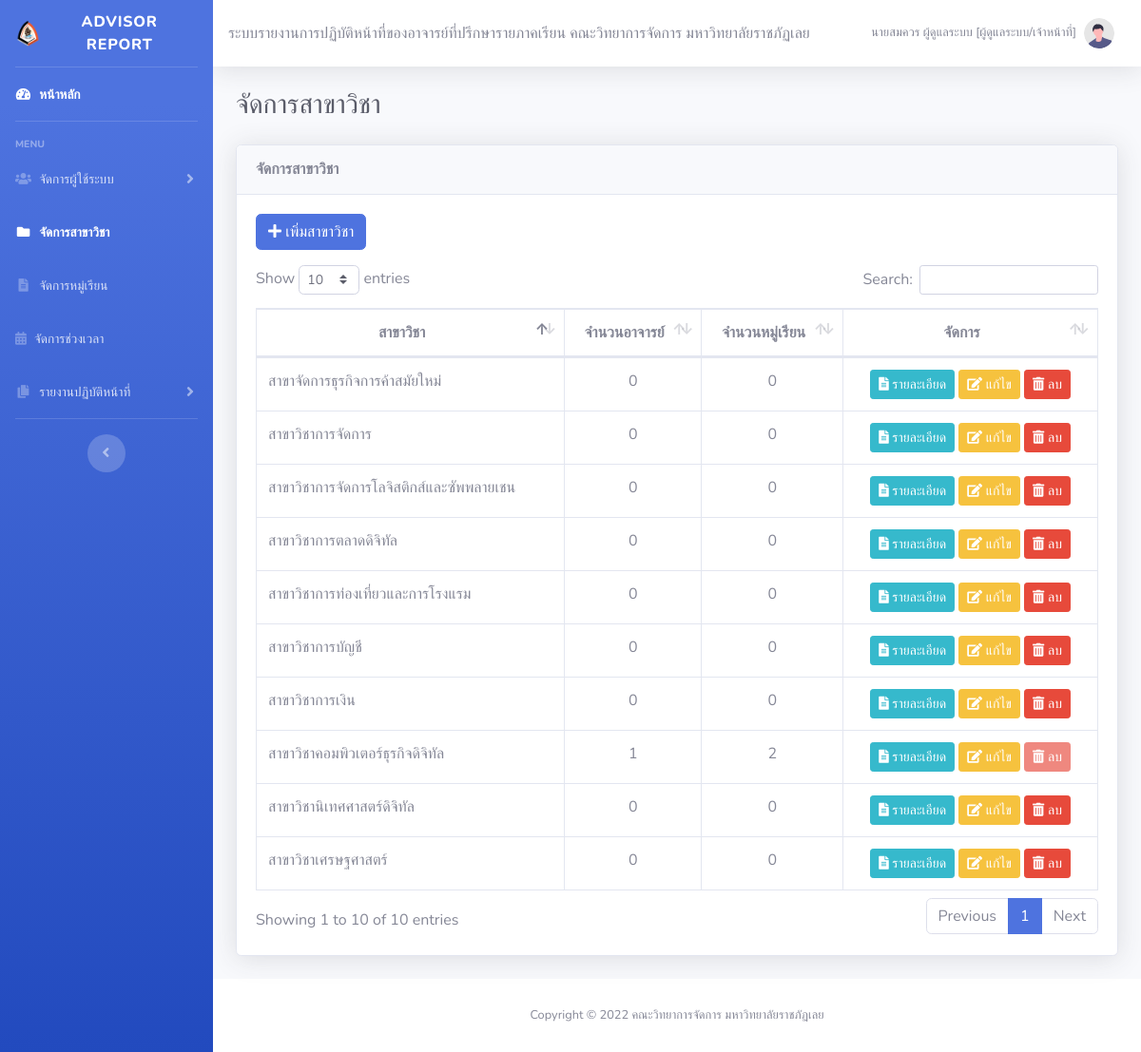
/field.php (signed in), run on the app's committed database.
### tables this page shows
CREATE TABLE `tb_user` (
  `user_id` int(11) NOT NULL COMMENT 'รหัสผู้ใช้',
  `user_username` varchar(50) NOT NULL COMMENT 'ชื่อผู้ใช้',
  `user_password` varchar(50) NOT NULL COMMENT 'รหัสผ่าน',
  `user_title` varchar(50) NOT NULL COMMENT 'คำนำหน้าชื่อ',
  `user_fname` varchar(30) NOT NULL COMMENT 'ชื่อ',
  `user_lname` varchar(30) NOT NULL COMMENT 'นาสกุล',
  `user_position` varchar(100) NOT NULL COMMENT 'ตำแหน่ง',
  `user_address` varchar(200) NOT NULL COMMENT 'ที่อยู่',
  `user_tel` varchar(10) NOT NULL COMMENT 'เบอร์โทรศัพท์',
  `user_email` varchar(50) NOT NULL COMMENT 'อีเมล์',
  `role_id` int(11) NOT NULL COMMENT '1 = ผู้ดูแลระบบ/เจ้าหน้าที่ \n2 = อาจารย์ \n3 = ผู้บริหาร',
  `field_id` int(11) DEFAULT NULL COMMENT 'รหัสสาขา',
  `uset_status` varchar(1) NOT NULL DEFAULT '1' COMMENT 'สถานะการใช้งาน\n1 = ใช้งานปกติ\n0 = ระงับใช้งาน\n'
);

CREATE TABLE `tb_role` (
  `role_id` int(11) NOT NULL COMMENT 'รหัสสิทธิ์เข้าใช้งาน',
  `role_name` varchar(40) NOT NULL COMMENT 'ชื่อสิทธิ์เข้าใช้งาน'
);

CREATE TABLE `tb_field` (
  `field_id` int(11) NOT NULL COMMENT 'รหัสสาขาวิชา',
  `field_name` varchar(50) NOT NULL COMMENT 'ชื่อสาขาวิชา'
);

### lib/function.php (called while the page is built, shortened)
<?php
function getFullnameAndRoleName()
{
    global $con;
    $sql = 'SELECT * FROM tb_user, tb_role WHERE tb_user.role_id = tb_role.role_id AND tb_user.user_id = "' . $_SESSION['user_id'] . '"';
    $rs = mysqli_query($con, $sql);
    $r = mysqli_fetch_array($rs);
    $fullname = $r['user_title'] . $r['user_fname'] . ' ' . $r['user_lname'] . ' [' . $r['role_name'] . ']';
    return $fullname;
}
function count_groupstu_by_field($v = '')
{
    global $con;
    $sql = 'SELECT * FROM tb_groupstu WHERE field_id = ' . $v;
    $rs = mysqli_query($con, $sql);
    $count = mysqli_num_rows($rs);
    return $count;
}
function count_advisor_by_field($v = '')
{
    global $con;
    $sql = 'SELECT * FROM tb_user WHERE tb_user.field_id = ' . $v;
    $rs = mysqli_query($con, $sql);
    $count = mysqli_num_rows($rs);
    return $count;
}

### field.php (the view, shortened to what this page needs)
<?php
require_once 'config/connectdb.php';
require_once 'lib/function.php';
$sql = 'SELECT * FROM tb_field';
$rs = mysqli_query($con, $sql);
include '_headweb.php';
?>
<div id="content">
    <?php include '_topbar.php'; ?>
    <div class="container-fluid">
        <div class="d-sm-flex align-items-center justify-content-between mb-4">
            <h1 class="h3 mb-0 text-gray-800">จัดการสาขาวิชา</h1>
        </div>
        <div class="card shadow mb-4">
            <div class="card-header py-3">
                <h6 class="m-0 font-weight-bold">จัดการสาขาวิชา</h6>
            </div>
            <div class="card-body">
                <div class="row">
                    <div class="col">
                        <p>
                            <a href="field_add.php" class="btn btn-primary" title="เพิ่มสาขาวิชา"><i class="fas fa-plus"></i> เพิ่มสาขาวิชา</a>
                        </p>
                    </div>
                </div>
                <div class="table-responsive">
                    <table class="table table-bordered" id="dataTable" width="100%" cellspacing="0">
                        <thead>
                            <tr class="text-center">
                                <th>สาขาวิชา</th>
                                <th>จำนวนอาจารย์</th>
                                <th>จำนวนหมู่เรียน</th>
                                <th>จัดการ</th>
                            </tr>
                        </thead>
                        <tbody>
                            <?php
                            while ($r = mysqli_fetch_array($rs)) {
                            ?>
                                <tr>
                                    <td class="text-left"><?php echo $r['field_name']; ?></td>
                                    <td class="text-center">
                                        <?php
                                        $count_advisor = count_advisor_by_field($r['field_id']);
                                        echo $count_advisor;
                                        ?>
                                    </td>
                                    <td class="text-center">
                                        <?php
                                        $count_groupstu = count_groupstu_by_field($r['field_id']);
                                        echo $count_groupstu;
                                        ?>
                                    </td>
                                    <td class="text-center">
                                        <a href="field_detail.php?id=<?php echo $r['field_id'] ?>" class="btn btn-sm btn-info" title="รายละเอียด"><i class="fas fa-file-alt"></i> รายละเอียด</a>
                                        <a href="field_edit.php?id=<?php echo $r['field_id'] ?>" class="btn btn-sm btn-warning" title="แก้ไข"><i class="fas fa-edit"></i> แก้ไข</a>
                                        <?php
                                        if ($count_groupstu > 0 || $count_advisor > 0) {
                                        ?>
                                            <button type="button" class="btn btn-sm btn-danger" title="ไม่สามารถลบข้อมูลได้ มีการใช้งานอยู่ " disabled><i class="fas fa-trash-alt"></i> ลบ</button>
                                        <?php
                                        } else {
                                        ?>
                                            <a href="field_delete.php?id=<?php echo $r['field_id'] ?>" class="btn btn-sm btn-danger" title="ลบ"><i class="fas fa-trash-alt"></i> ลบ</a>
                                        <?php
                                        }
                                        ?>
                                    </td>
                                </tr>
                            <?php
                            }
                            ?>
                        </tbody>
                    </table>
                </div>
            </div>
        </div>
    </div>
</div>
<?php
include '_footweb.php';
?>

### _headweb.php (shortened to what this page needs)
<!DOCTYPE html>
<html lang="en">
<head>
    <link href="vendor/fontawesome-free/css/all.min.css" rel="stylesheet" type="text/css">
    <link href="css/sb-admin-2.min.css" rel="stylesheet">
    <link href="vendor/datatables/dataTables.bootstrap4.min.css" rel="stylesheet">
    <link href="vendor/sweetalert2/sweetalert2.css" rel="stylesheet">
    <link rel="stylesheet" href="vendor/select2/css/select2.min.css">
    <link rel="stylesheet" href="vendor/select2-bootstrap4-theme/select2-bootstrap4.min.css">
</head>
<body id="page-top">
    <div id="wrapper">
        <?php include '_sidebar.php'; ?>
        <div id="content-wrapper" class="d-flex flex-column">

### _sidebar.php (shortened to what this page needs)
<ul class="navbar-nav bg-gradient-primary sidebar sidebar-dark accordion" id="accordionSidebar">
    <a class="sidebar-brand d-flex align-items-center justify-content-center" href="index.html">
        <div class="sidebar-brand-icon">
            <img src="img/cropped-logo-fms64-v06-200-1-32x32.png" class="img-fluid rounded" alt="<?php echo SYSTEMNAME; ?>">
        </div>
        <div class="sidebar-brand-text mx-3">Advisor Report</div>
    </a>
    <hr class="sidebar-divider my-0">
    <li class="nav-item active">
        <a class="nav-link" href="index.php">
            <i class="fas fa-fw fa-tachometer-alt"></i>
            <span>หน้าหลัก</span></a>
    </li>
    <hr class="sidebar-divider">
    <div class="sidebar-heading">
        Menu
    </div>
    <?php
    if ($_SESSION['role_id'] == 1) {
        include '_sidebar_admin.php';
    }
    ?>
    <hr class="sidebar-divider d-none d-md-block">
    <div class="text-center d-none d-md-inline">
        <button class="rounded-circle border-0" id="sidebarToggle"></button>
    </div>
</ul>

### _sidebar_admin.php (shortened to what this page needs)
<?php
$page = basename($_SERVER['PHP_SELF']);
$arr_page = array(
    'user.php', 'user_add.php', 'user_edit.php', 'user_delete.php', 'user_detail.php', 'user_resetpass.php',
    'advisor.php', 'advisor_add.php', 'advisor_edit.php', 'advisor_delete.php', 'advisor_detail.php', 'advisor_resetpass.php'
);
if (in_array($page, $arr_page)) {
    $active = 'active';
    $show = 'show';
} else {
    $active = '';
}
?>
<li class="nav-item <?php echo $active; ?>">
    <a class="nav-link collapsed" href="#" data-toggle="collapse" data-target="#user" aria-expanded="true" aria-controls="collapseTwo">
        <i class="fas fa-fw fa-users"></i>
        <span>จัดการผู้ใช้ระบบ</span>
    </a>
            <?php
            $arr_page = array(
                'user.php', 'user_add.php', 'user_edit.php', 'user_delete.php', 'user_detail.php', 'user_resetpass.php',
            );
            if (in_array($page, $arr_page)) {
                $active = 'active';
            } else {
                $active = '';
            }
            ?>
            <?php
            $arr_page = array(
                'advisor.php', 'advisor_add.php', 'advisor_edit.php', 'advisor_delete.php', 'advisor_detail.php', 'advisor_resetpass.php'
            );
            if (in_array($page, $arr_page)) {
                $active = 'active';
            } else {
                $active = '';
            }
            ?>
</li>
<?php
$arr_page = array(
    'field.php', 'field_add.php', 'field_edit.php', 'field_delete.php', 'field_detail.php'
);
if (in_array($page, $arr_page)) {
    $active = 'active';
} else {
    $active = '';
    $show = '';
}
?>
<li class="nav-item <?php echo $active; ?>">
    <a class="nav-link" href="field.php">
        <i class="fas fa-fw fa-folder"></i>
        <span>จัดการสาขาวิชา</span></a>
</li>
<?php
$arr_page = array(
    'groupstu.php', 'groupstu_add.php', 'groupstu_edit.php', 'groupstu_delete.php', 'groupstu_detail.php'
);
if (in_array($page, $arr_page)) {
    $active = 'active';
    $show = 'show';
} else {
    $active = '';
}
?>
<li class="nav-item <?php echo $active; ?>">
    <a class="nav-link" href="groupstu.php">
        <i class="fas fa-fw fa-file-alt"></i>
        <span>จัดการหมู่เรียน</span></a>
</li>
<?php
$arr_page = array(
    'timereport.php', 'timereport_add.php', 'timereport_edit.php', 'timereport_delete.php', 'timereport_detail.php'
);
if (in_array($page, $arr_page)) {
    $active = 'active';
    $show = 'show';
} else {
    $active = '';
}
?>
<li class="nav-item <?php echo $active; ?>">
    <a class="nav-link" href="timereport.php">
        <i class="fas fa-calendar-alt"></i>
        <span>จัดการช่วงเวลา</span></a>
</li>
<?php
$arr_page = array(
    'workreport_history.php', 'workreport_sum.php'
);
if (in_array($page, $arr_page)) {
    $active = 'active';
    $show = 'show';
} else {
    $active = '';
}
?>
<li class="nav-item <?php echo $active; ?>">
    <a class="nav-link collapsed" href="#" data-toggle="collapse" data-target="#report" aria-expanded="true" aria-controls="collapseTwo">
        <i class="fas fa-fw fa-copy"></i>
        <span>รายงานปฏิบัติหน้าที่</span>
    </a>
</li>

### _topbar.php (shortened to what this page needs)
<nav class="navbar navbar-expand navbar-light bg-white topbar mb-4 static-top shadow">
    <?php echo SYSTEMNAME; ?>
    <ul class="navbar-nav ml-auto">
        <li class="nav-item dropdown no-arrow">
            <a class="nav-link dropdown-toggle" href="#" id="userDropdown" role="button" data-toggle="dropdown" aria-haspopup="true" aria-expanded="false">
                <span class="mr-2 d-none d-lg-inline text-gray-600 small"><?php echo getFullnameAndRoleName(); ?></span>
                <img class="img-profile rounded-circle" src="img/undraw_profile.svg">
            </a>
        </li>
    </ul>
</nav>

### _footer.php
<footer class="sticky-footer bg-white">
    <div class="container my-auto">
        <div class="copyright text-center my-auto">
            <span>Copyright &copy; <?php echo YEAR.' '.OWNER;  ?></span>
        </div>
    </div>
</footer>

### _footweb.php (shortened to what this page needs)
<?php include '_footer.php'; ?>
</div>
</div>
</body>
</html>

### data on the page
tb_user: getFullnameAndRoleName() "นายสมควร ผู้ดูแลระบบ [ผู้ดูแลระบบ/เจ้าหน้าที่]"
tb_field: field_name "สาขาวิชาการจัดการ", count_advisor "0", count_groupstu "0"
tb_field: field_name "สาขาวิชาการบัญชี", count_advisor "0", count_groupstu "0"
tb_field: field_name "สาขาวิชาการตลาดดิจิทัล", count_advisor "0", count_groupstu "0"
tb_field: field_name "สาขาวิชาการท่องเที่ยวและการโรงแรม", count_advisor "0", count_groupstu "0"
tb_field: field_name "สาขาวิชาเศรษฐศาสตร์", count_advisor "0", count_groupstu "0"
tb_field: field_name "สาขาวิชานิเทศศาสตร์ดิจิทัล", count_advisor "0", count_groupstu "0"
tb_field: field_name "สาขาวิชาคอมพิวเตอร์ธุรกิจดิจิทัล", count_advisor "1", count_groupstu "2", shows "ลบ"
tb_field: field_name "สาขาวิชาการเงิน", count_advisor "0", count_groupstu "0"
tb_field: field_name "สาขาวิชาการจัดการโลจิสติกส์และซัพพลายเชน", count_advisor "0", count_groupstu "0"
tb_field: field_name "สาขาจัดการธุรกิจการค้าสมัยใหม่", count_advisor "0", count_groupstu "0"

### other printed values
SYSTEMNAME "ระบบรายงานการปฏิบัติหน้าที่ของอาจารย์ที่ปรึกษารายภาคเรียน คณะวิทยาการจัดการ มหาวิทยาลัยราชภัฏเลย"
YEAR "2022"
OWNER "คณะวิทยาการจัดการ มหาวิทยาลัยราชภัฏเลย"
